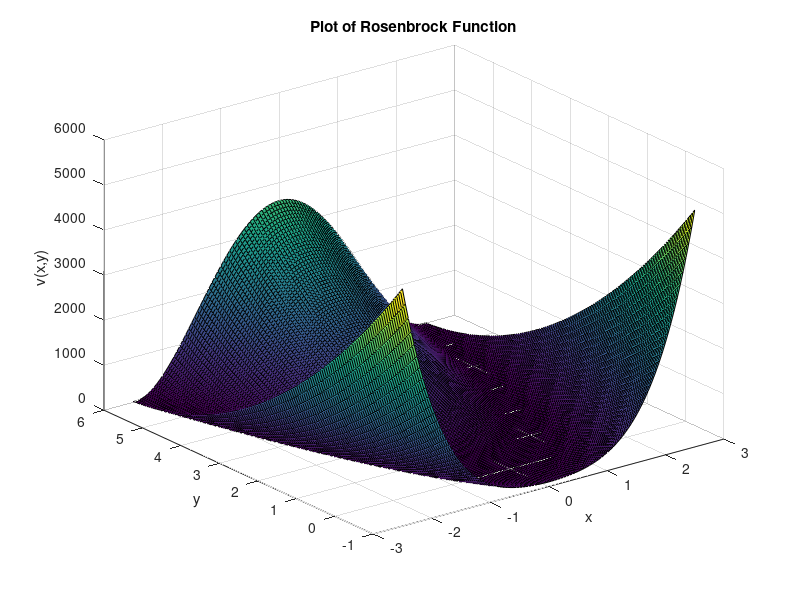
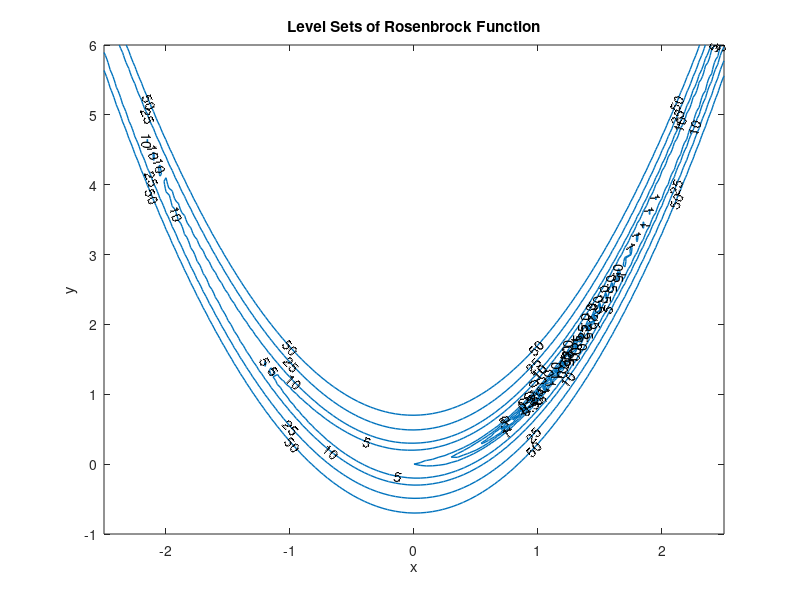

Reproduce these figures in MATLAB, in order.
clear;

%% Rosenbrock Function
x = -2.5:.05:2.5;  y = -1:.05:6;  [X,Y] = meshgrid(x,y);
V = 100*(Y-X.^2).^2+(1-X).^2; 

%% Visualization 
figure(1)
surf(X,Y,V);  xlabel('x');  ylabel('y');  zlabel('v(x,y)'); 
title('Plot of Rosenbrock Function');

%% Level Sets
figure(2)
levels = [0.1,0.25,0.5,1,5,10,25,50];
contour(X,Y,V,levels,'LineWidth',1,'LineColor','#0072BD','ShowText','on');
xlabel('x');  ylabel('y');  title('Level Sets of Rosenbrock Function');